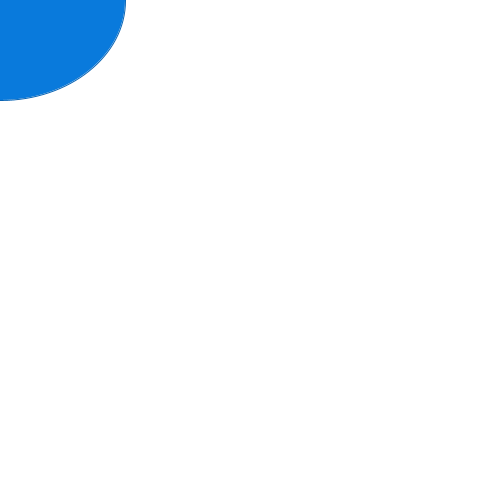
Frame 1 (no input)
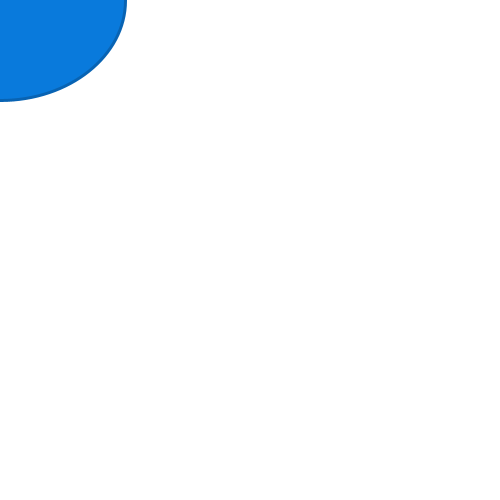
Frame 60 (the mouse pressed at the canvas centre just before this capture)
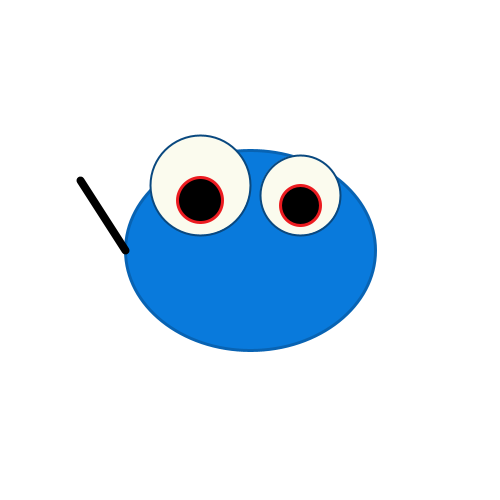
Frame 120 (the mouse held since frame 60 and released just before this capture)

The Processing sketch that drew these frames (run headless with seeded random() and noise(); from frame 60 on, the mouse is pressed at the canvas centre):

// Processing sketch: processing_126905
// ── processing_126905.pde

int counter;
void setup() {
  size(500, 500);            //grootte van het document
 
}

//referentiepunt:250,250
void draw() {
  background(255);           //een witte achtergrond
fill(9,122,220);             
stroke(8,99,179);
ellipseMode(CENTER);
ellipse(mouseX,mouseY,250,200);



stroke(0);
strokeWeight(8);
line(mouseX-125,mouseY,mouseX-170,mouseY-70);
stroke(0);



stroke(9,72,127);
strokeWeight(2);
fill(251,251,238);
ellipse(mouseX-50,mouseY-65,100,100);
ellipse(mouseX+50,mouseY-55,80,80);


fill(0);
stroke(236,27,32);
strokeWeight(3);
ellipse(mouseX-50,mouseY-50,45,45);
ellipse(mouseX+50,mouseY-45,40,40);

println("blauw");
}
